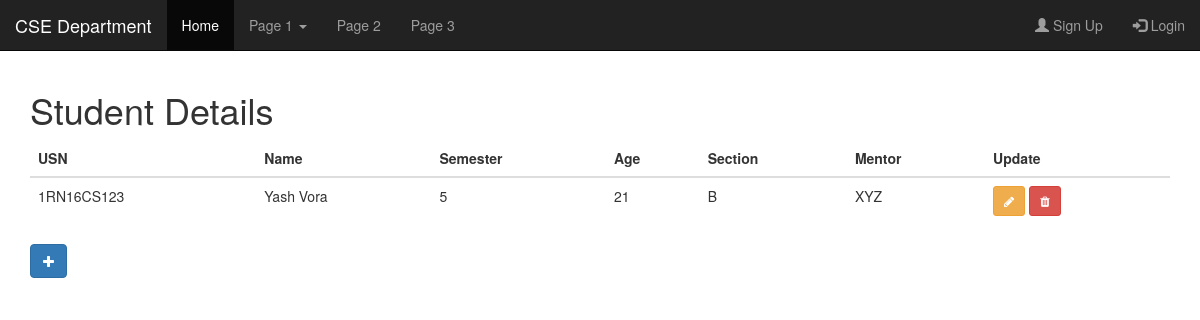
Before: / with the older database file.
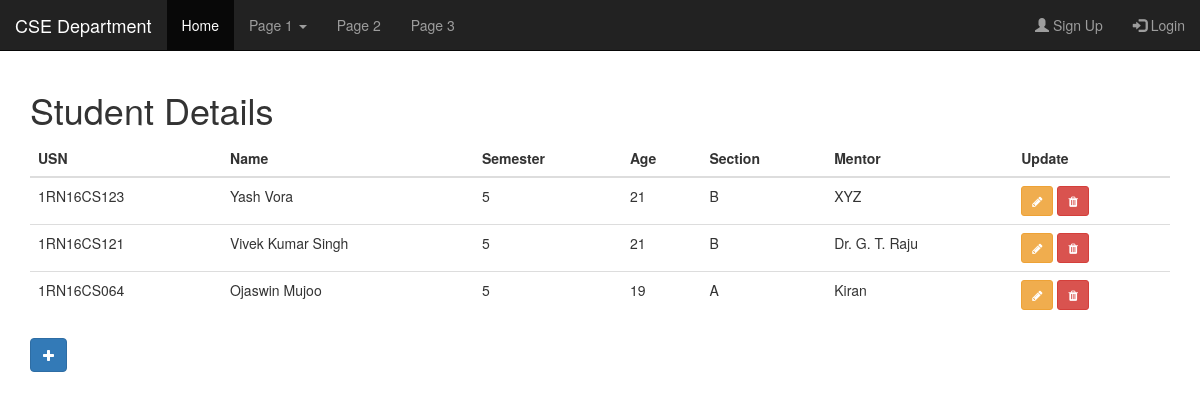
After: the same page with the newer database file.
### tables this page shows
CREATE TABLE Student (
USN CHAR(10)  NOT NULL PRIMARY KEY,
Name VARCHAR(20)  NOT NULL,
Semester INTEGER NOT NULL,
Age INTEGER NOT NULL,
Section CHAR,
Class_ID INTEGER,
Mentor VARCHAR(20),
FOREIGN KEY(Class_ID) REFERENCES CLASS(Class_ID) ON DELETE CASCADE
);

### flaskapp.py (the view)
@app.route("/")
def index():
	student_list = query_db("SELECT * FROM student")
	return render_template("index.html", student_list=student_list)

### flaskapp.py (called while the page is built)
def get_db():
    db = getattr(g, '_database', None)
    if db is None:
        db = g._database = sqlite3.connect(DATABASE)
        db.row_factory = sqlite3.Row
    return db

def query_db(query, args=(), one=False):
	cur = get_db().execute(query, args)
	rv = cur.fetchall()
	cur.close()
	return (rv[0] if rv else None) if one else rv

@app.teardown_appcontext
def close_connection(exception):
    db = getattr(g, '_database', None)
    if db is not None:
        db.close()

### templates/index.html
{% extends "base.html" %}
{% block title %}Student Details{% endblock %}
{% block content %}
<table class="table">
	<thead>
		<tr>
			<th scope="col">USN</th>
			<th scope="col">Name</th>
			<th scope="col">Semester</th>
			<th scope="col">Age</th>
			<th scope="col">Section</th>
			<th scope="col">Mentor</th>
			<th scope="col">Update</th>
		</tr>
	</thead>
	{% for student in student_list: %}
	<tr>
		<td>{{ student["USN"] }}</td>
		<td>{{ student["Name"] }}</td>
		<td>{{ student["Semester"] }}</td>
		<td>{{ student["Age"] }}</td>
		<td>{{ student["Section"] }}</td>
		<td>{{ student["Mentor"] }}</td>
		<td>
			<a class="btn btn-warning btn-sm" href="./update/{{student.USN}}"><i class="fa fa-pencil"></i></a>
			<a class="btn btn-danger btn-sm" href="./delete/{{student.USN}}"><i class="fa fa-trash"></i></a>
		</td>
	</tr>
	{% endfor %}
</table>
<a class="btn btn-primary" href="./create"><i class="fa fa-plus"></i></a>
{% endblock %}

### templates/base.html (shortened to what this page needs)
<!DOCTYPE html>
<html>
    <head>
        <link rel="stylesheet" href="https://maxcdn.bootstrapcdn.com/font-awesome/4.7.0/css/font-awesome.min.css" >
      <link rel="stylesheet" href="https://maxcdn.bootstrapcdn.com/bootstrap/3.3.7/css/bootstrap.min.css">
    </head>
    <body>
      <nav class="navbar navbar-inverse navbar-fixed-top">
        <div class="container-fluid">
          <div class="navbar-header">
            <a class="navbar-brand" href="#">CSE Department</a>
          </div>
          <div class="collapse navbar-collapse" id="myNavbar">
            <ul class="nav navbar-nav">
              <li class="active"><a href="/">Home</a></li>
              <li class="dropdown">
                <a class="dropdown-toggle" data-toggle="dropdown" href="#">Page 1 <span class="caret"></span></a>
              </li>
              <li><a href="#">Page 2</a></li>
              <li><a href="#">Page 3</a></li>
            </ul>
            <ul class="nav navbar-nav navbar-right">
              <li><a href="#"><span class="glyphicon glyphicon-user"></span> Sign Up</a></li>
              <li><a href="#"><span class="glyphicon glyphicon-log-in"></span> Login</a></li>
            </ul>
          </div>
        </div>
      </nav>
      <div class="container">
        <h1>{% block title %}Title{% endblock %}</h1>
        {% block content %}Content{% endblock %}
      </div>
    </body>
</html>

### templates/base.html (style rules this page uses)
body { padding-top: 70px; }

Changed rows visible on the page:
added Student: USN "1RN16CS121", Name "Vivek Kumar Singh", Semester "5", Age "21", Section "B", Mentor "Dr. G. T. Raju"
added Student: USN "1RN16CS064", Name "Ojaswin Mujoo", Semester "5", Age "19", Section "A", Mentor "Kiran"
